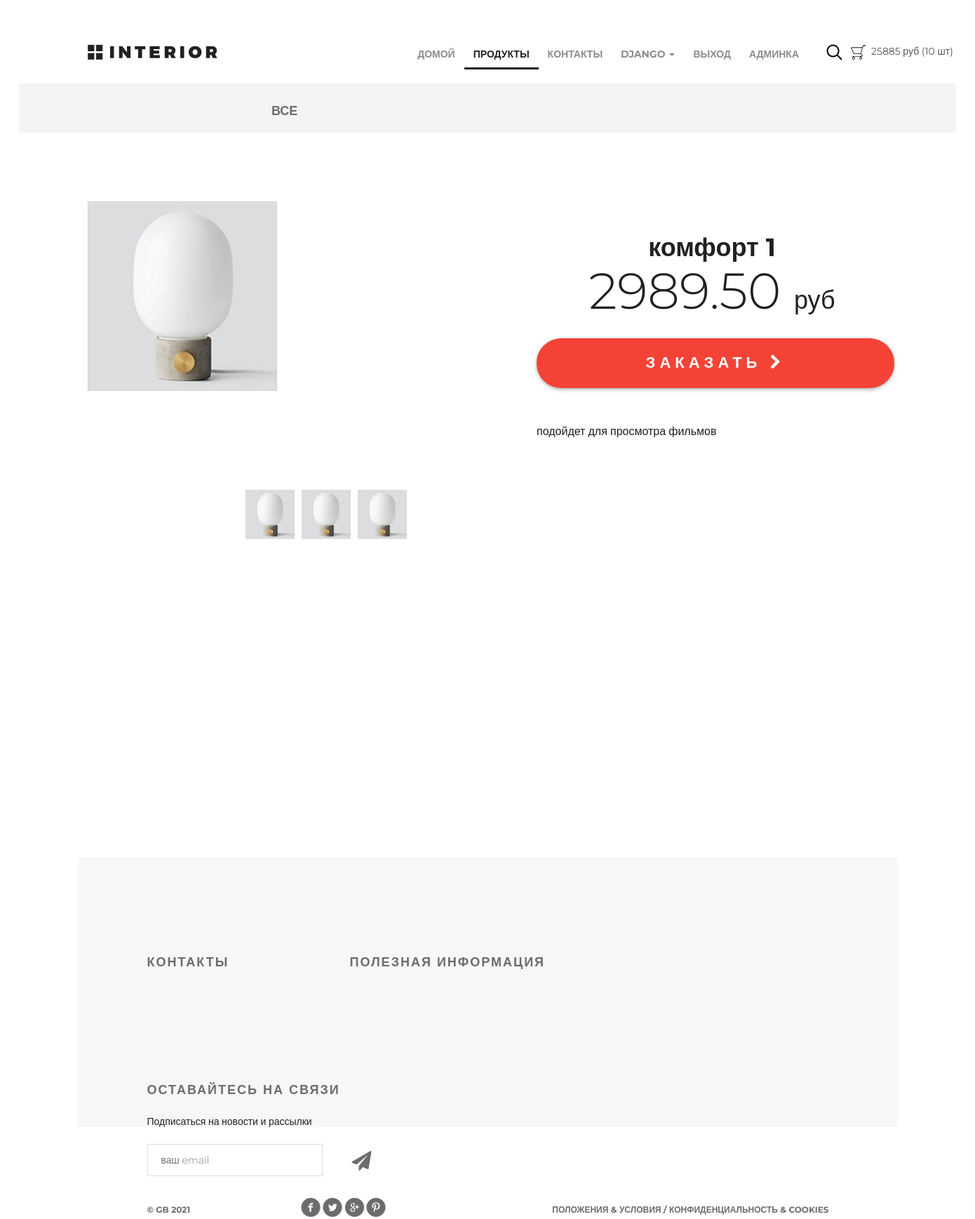
/products/product/1/ (signed in), run on the app's committed database.
### authapp/models.py (models this page shows, shortened)
class ShopUser(AbstractUser):
    avatar = models.ImageField(verbose_name='аватар', upload_to='users_avatars', blank=True)
    age = models.PositiveSmallIntegerField(verbose_name='возраст', default=18)
    activation_key = models.CharField(max_length=128, blank=True)
    activation_key_expires = models.DateTimeField(default=(now() + timedelta(hours=48)))

### basketapp/models.py (models this page shows, shortened)
class Basket(models.Model):
    user = models.ForeignKey(settings.AUTH_USER_MODEL, on_delete=models.CASCADE, related_name='basket')
    product = models.ForeignKey(Product, on_delete=models.CASCADE)
    quantity = models.PositiveIntegerField(verbose_name='количество', default=0)
    add_datetime = models.DateTimeField(verbose_name='время', auto_now_add=True)
    @property
    def product_cost(self):
        return self.product.price * self.quantity
    @property
    def total_quantity(self):
        _items = Basket.objects.filter(user=self.user)
        _totalquantity = sum(list(map(lambda x: x.quantity, _items)))
        return _totalquantity
    @property
    def total_cost(self):
        _items = Basket.objects.filter(user=self.user)
        _totalcost = sum(list(map(lambda x: x.product_cost, _items)))
        return _totalcost

### mainapp/models.py (models this page shows, shortened)
class Product(models.Model):
    category = models.ForeignKey(ProductCategory, on_delete=models.CASCADE, verbose_name= 'название категории')
    name = models.CharField(max_length=100, verbose_name= 'имя продукта')
    description = models.TextField(verbose_name= 'описание', blank=True)
    short_desc = models.CharField(max_length=40, verbose_name= 'краское описание', blank=True)
    price = models.DecimalField(verbose_name='цена', max_digits=8, decimal_places=2, default=0)
    quantity = models.PositiveSmallIntegerField(verbose_name= 'количество', default= 0)
    image = models.ImageField(upload_to='products_images', blank= True, verbose_name='картинка')
    is_active = models.BooleanField(verbose_name='активна', default=True)

### mainapp/views.py (the view)
# urls.py: path('product/<int:pk>/', mainapp.ProductDetailView.as_view(), name='product'),
class ProductDetailView(DetailView):
    model = Product
    template_name = 'mainapp/product.html'

### mainapp/context_processors.py (called while the page is built)
def basket(request):
   basket = []
   if request.user.is_authenticated:
       basket = Basket.objects.filter(user=request.user)
   return {
       'basket': basket,
   }

### mainapp/templatetags/my_tags.py (called while the page is built)
def media_folder_products(string):
    if not string:
        string = 'products_images/default.jpg'
    return f'{settings.MEDIA_URL}{string}'

### mainapp/templates/mainapp/product.html
{% extends 'mainapp/base.html' %}
{% load static %}
{% load my_tags %}
{% block content %}
    <div class="hero-white">
        <div class="header clearfix">
            {% include 'mainapp/includes/inc_logo.html'%}
            {% include 'mainapp/includes/inc_menu.html'%}
        </div>
	</div>
    <div class="details">
        <div class="links clearfix">
            {% include 'mainapp/includes/inc_categories_menu.html' %}
        </div>
        <div class="details-products">
            <div class="details-slider">
                <div class="slider-product">
                    <img src="{{ product.image|media_folder_products }}" alt="{{ product.short_desc }}">
                </div>
                <div class="slider-control">
                    <div class="block">
                        <a href="#"><img src="{{ product.image|media_folder_products }}" alt="вариант 1"></a>
                    </div>
                    <div class="block">
                        <a href="#"><img src="{{ product.image|media_folder_products }}" alt="вариант 2"></a>
                    </div>
                    <div class="block">
                        <a href="#"><img src="{{ product.image|media_folder_products }}" alt="вариант 3"></a>
                    </div>
                </div>
            </div>
            <div class="description">
                <h3 class="big-bold">{{ product.name }}</h3>
                <br>
                <p class="price"> {{ product.price }} <span>руб</span></p>
                <a href="{% url 'basket:add' product.pk %}" class="red-button">
                    заказать
                    <i class="fa fa-chevron-right" aria-hidden="true"></i>
                </a>
                <div class="description-text">
                    {{ product.description }}
                </div>
            </div>
        </div>
    </div>
    <div class="clr"></div>
{% endblock %}

### mainapp/templates/mainapp/includes/inc_menu.html (shortened to what this page needs)
<ul class="menu">
    <li><a href="{% url 'main'%}" {% if request.resolver_match.url_name == 'main' %}class="active"{% endif %}>домой</a></li>
    <li><a href="{% url 'products:index'%}" {% if request.resolver_match.namespace == 'products' %}class="active"{% endif %}>продукты</a></li>
    <li><a href="{% url 'contacts'%}" {% if request.resolver_match.url_name == 'contacts' %}class="active"{% endif %}>контакты</a></li>
    {% if user.is_authenticated %}
        <li>
            <div class="dropdown">
                <a class="dropdown-toggle" href="" data-toggle="dropdown">
                    {{ user.first_name|default:'Пользователь' }}
                    <span class="caret"></span>
                </a>
            </div>
        </li>
        <li><a href="{% url 'auth:logout'%}">Выход</a></li>
    {% else %}
        <li><a href="{% url 'auth:login'%}">Войти</a></li>
    {% endif %}
    {% if user.is_superuser %}
        <li><a href="{% url 'admin:users'%}">Админка</a></li>
    {% endif %}
</ul>
<a href="#" class="search"></a>
<a href="{% url 'basket:view' %}" class="basket">
    <span>
        {% if basket %}
            {{ basket.0.total_cost|floatformat:0 }} руб
            ({{ basket.0.total_quantity }} шт)
        {% endif %}
    </span>
</a>

### static/css/style.css (style rules this page uses)
* { margin: 0; padding: 0; }
body { font-family: 'Montserrat', sans-serif; }
html, body { height: 100%; }
.slider-control .block a img { width: 70px; }
.clr { height: 384px; }
.menu { list-style-type: none; margin-top: 67px; float: right; }
.menu li { float: left; }
.menu a { color: #8c8c8c; font-size: 14px; font-weight: 700; text-align: right; text-transform: uppercase; text-decoration: none; padding: 10px 13px; }
.menu .active { color: #212121; font-weight: 700; border-bottom: 3px solid #212121; }
.search { display: block; width: 23px; height: 23px; background-image: url(/static/img/search.png); position: absolute; top: 63px; left: 1151px; }
.basket { display: block; width: 23px; height: 23px; background-image: url(/static/img/basket.png); position: absolute; top: 63px; left: 1185px; text-decoration: none; color: #555; }
.basket span { display: block; margin-left: 30px; width: 150px; }
.clearfix:after { content: ""; display: block; clear: both; }
.big-bold { color: #212121; font-size: 36px; font-weight: 700; text-align: left; margin-bottom: 24px; line-height: 36px; }
.hero-white { background-color: #fff; height: 119px; padding-left: 98px; padding-right: 211px; position: relative; }
.links { height: 70px; background-color: #f4f4f4; position: relative; padding-left: 360px; }
.details-products { padding-left: 98px; padding-right: 98px; margin-top: 98px; height: 551px; }
.details-slider { width: 570px; float: left; margin-right: 30px; }
.slider-product { width: 570px; height: 400px; }
.slider-control { width: 420px; height: 70px; margin: 11px auto 0px; padding-left: 150px }
.slider-control .block { height: 70px; width: 70px; position: relative; float: left; margin-right: 10px; }
.description { width: 535px; float: right; padding-left: 35px }
.description .big-bold { color: #212121; font-size: 36px; font-weight: 700; text-align: center; margin-top: 47px; margin-bottom: 0px; }
.description .price { color: #212121; font-size: 72px; font-weight: 300; line-height: 48px; text-align: center; }
.description .price span { color: #212121; font-size: 36px; font-weight: 300; line-height: 48px; text-align: center; }
.red-button { display: block; height: 71px; width: 510px; border-radius: 35px; background-color: #f44336; text-align: center; text-transform: uppercase; text-decoration: none; color: #ffffff; font-size: 22px; font-weight: 700; line-height: 24px; box-shadow: 0px 2px 4.85px 0.15px rgba(33, 33, 33, 0.35); line-height: 70px; letter-spacing: 6px; margin-top: 31px; }
.description-text { margin-top: 50px; color: #212121; font-size: 16px; font-weight: 300; line-height: 24px; text-align: left; }

### data on the page
ShopUser: first_name "DJANGO"
Basket: user+product+quantity "25885", user+quantity "10"
Product: image|media_folder_products (picture), name "комфорт 1", price "2989.50", description "подойдет для просмотра фильмов"
